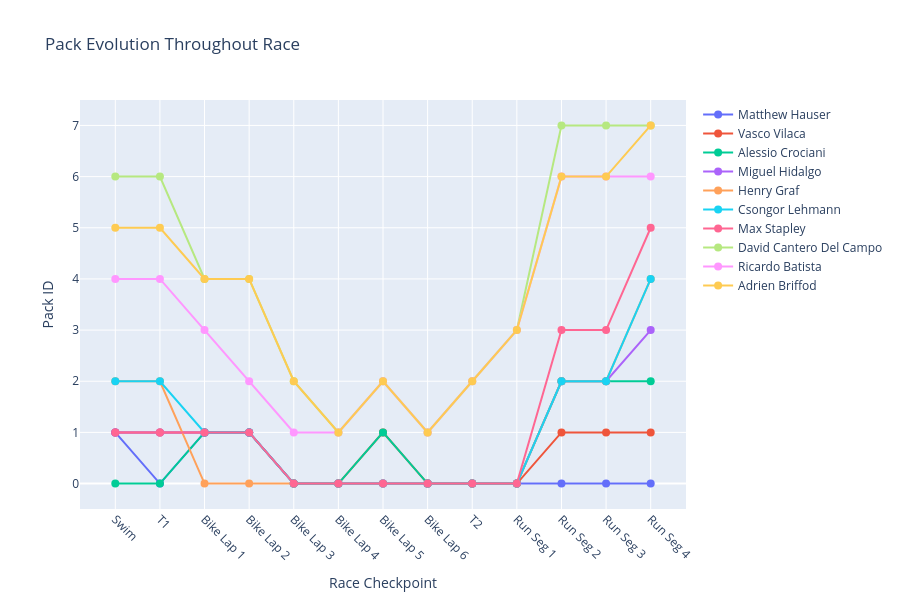
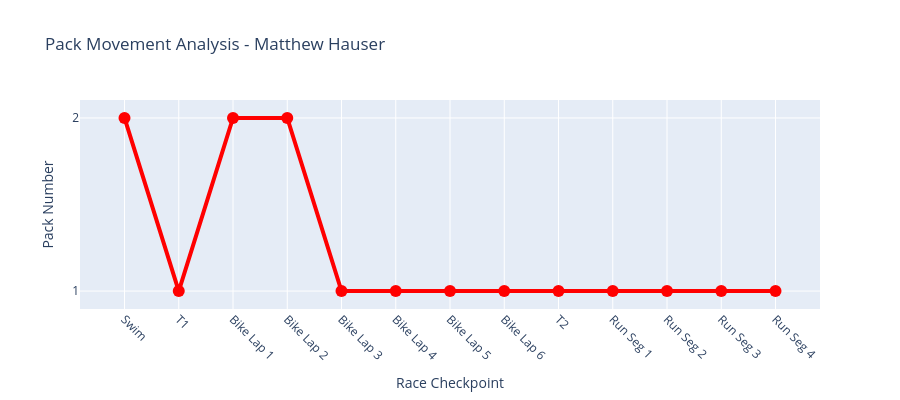

The code cell stored with these charts, in order, in its notebook:
### Code cell
# Create comprehensive pack evolution visualizations

print("Creating pack evolution visualizations...")

# 1. Pack Evolution Timeline (show top 10 athletes for clarity)
top_10_athletes = df.head(10)['Name'].tolist()
fig1 = plot_pack_evolution_timeline(pack_evolution_df, checkpoints_list, selected_athletes=top_10_athletes)
fig1.show()

# 2. Pack Size Evolution
#fig2 = plot_pack_sizes_evolution(checkpoint_stats, checkpoints_list)
#fig2.show()

# 3. Individual athlete tracking (example with race winner)
race_winner = df.iloc[0]['Name']
fig3 = plot_athlete_pack_movement(pack_evolution_df, checkpoints_list, race_winner)
if fig3:
    fig3.show()
    
# 4. Time gaps evolution
#fig4 = plot_time_gaps_evolution(df_elapsed, checkpoints_list[:5], gap_threshold=2)  # Show first 5 checkpoints
#fig4.show()

create_interactive_time_gaps_viz(df_elapsed, checkpoints_list, pack_evolution_df, gap_threshold=2)
create_interactive_pack_composition_viz(pack_evolution_df, df_elapsed, checkpoint_stats, checkpoints_list)

### Figure 1 — Plotly figure (JSON) as saved in the notebook; plotly's stock layout.template omitted (floating-point values rounded to 4 significant figures)
{"data": [{"hovertemplate": "<b>Matthew Hauser</b><br>Checkpoint: %{x}<br>Pack: %{y}<extra></extra>", "line": {"color": "#636EFA", "width": 2}, "marker": {"size": 8}, "mode": "lines+markers", "name": "Matthew Hauser", "type": "scatter", "x": ["Swim", "T1", "Bike Lap 1", "Bike Lap 2", "Bike Lap 3", "Bike Lap 4", "Bike Lap 5", "Bike Lap 6", "T2", "Run Seg 1", "Run Seg 2", "Run Seg 3", "Run Seg 4"], "y": [1, 0, 1, 1, 0, 0, 0, 0, 0, 0, 0, 0, 0]}, {"hovertemplate": "<b>Vasco Vilaca</b><br>Checkpoint: %{x}<br>Pack: %{y}<extra></extra>", "line": {"color": "#EF553B", "width": 2}, "marker": {"size": 8}, "mode": "lines+markers", "name": "Vasco Vilaca", "type": "scatter", "x": ["Swim", "T1", "Bike Lap 1", "Bike Lap 2", "Bike Lap 3", "Bike Lap 4", "Bike Lap 5", "Bike Lap 6", "T2", "Run Seg 1", "Run Seg 2", "Run Seg 3", "Run Seg 4"], "y": [1, 1, 1, 1, 0, 0, 1, 0, 0, 0, 1, 1, 1]}, {"hovertemplate": "<b>Alessio Crociani</b><br>Checkpoint: %{x}<br>Pack: %{y}<extra></extra>", "line": {"color": "#00CC96", "width": 2}, "marker": {"size": 8}, "mode": "lines+markers", "name": "Alessio Crociani", "type": "scatter", "x": ["Swim", "T1", "Bike Lap 1", "Bike Lap 2", "Bike Lap 3", "Bike Lap 4", "Bike Lap 5", "Bike Lap 6", "T2", "Run Seg 1", "Run Seg 2", "Run Seg 3", "Run Seg 4"], "y": [0, 0, 1, 1, 0, 0, 1, 0, 0, 0, 2, 2, 2]}, {"hovertemplate": "<b>Miguel Hidalgo</b><br>Checkpoint: %{x}<br>Pack: %{y}<extra></extra>", "line": {"color": "#AB63FA", "width": 2}, "marker": {"size": 8}, "mode": "lines+markers", "name": "Miguel Hidalgo", "type": "scatter", "x": ["Swim", "T1", "Bike Lap 1", "Bike Lap 2", "Bike Lap 3", "Bike Lap 4", "Bike Lap 5", "Bike Lap 6", "T2", "Run Seg 1", "Run Seg 2", "Run Seg 3", "Run Seg 4"], "y": [1, 1, 1, 1, 0, 0, 0, 0, 0, 0, 2, 2, 3]}, {"hovertemplate": "<b>Henry Graf</b><br>Checkpoint: %{x}<br>Pack: %{y}<extra></extra>", "line": {"color": "#FFA15A", "width": 2}, "marker": {"size": 8}, "mode": "lines+markers", "name": "Henry Graf", "type": "scatter", "x": ["Swim", "T1", "Bike Lap 1", "Bike Lap 2", "Bike Lap 3", "Bike Lap 4", "Bike Lap 5", "Bike Lap 6", "T2", "Run Seg 1", "Run Seg 2", "Run Seg 3", "Run Seg 4"], "y": [2, 2, 0, 0, 0, 0, 0, 0, 0, 0, 2, 2, 4]}, {"hovertemplate": "<b>Csongor Lehmann</b><br>Checkpoint: %{x}<br>Pack: %{y}<extra></extra>", "line": {"color": "#19D3F3", "width": 2}, "marker": {"size": 8}, "mode": "lines+markers", "name": "Csongor Lehmann", "type": "scatter", "x": ["Swim", "T1", "Bike Lap 1", "Bike Lap 2", "Bike Lap 3", "Bike Lap 4", "Bike Lap 5", "Bike Lap 6", "T2", "Run Seg 1", "Run Seg 2", "Run Seg 3", "Run Seg 4"], "y": [2, 2, 1, 1, 0, 0, 0, 0, 0, 0, 2, 2, 4]}, {"hovertemplate": "<b>Max Stapley</b><br>Checkpoint: %{x}<br>Pack: %{y}<extra></extra>", "line": {"color": "#FF6692", "width": 2}, "marker": {"size": 8}, "mode": "lines+markers", "name": "Max Stapley", "type": "scatter", "x": ["Swim", "T1", "Bike Lap 1", "Bike Lap 2", "Bike Lap 3", "Bike Lap 4", "Bike Lap 5", "Bike Lap 6", "T2", "Run Seg 1", "Run Seg 2", "Run Seg 3", "Run Seg 4"], "y": [1, 1, 1, 1, 0, 0, 0, 0, 0, 0, 3, 3, 5]}, {"hovertemplate": "<b>David Cantero Del Campo</b><br>Checkpoint: %{x}<br>Pack: %{y}<extra></extra>", "line": {"color": "#B6E880", "width": 2}, "marker": {"size": 8}, "mode": "lines+markers", "name": "David Cantero Del Campo", "type": "scatter", "x": ["Swim", "T1", "Bike Lap 1", "Bike Lap 2", "Bike Lap 3", "Bike Lap 4", "Bike Lap 5", "Bike Lap 6", "T2", "Run Seg 1", "Run Seg 2", "Run Seg 3", "Run Seg 4"], "y": [6, 6, 4, 4, 2, 1, 2, 1, 2, 3, 7, 7, 7]}, {"hovertemplate": "<b>Ricardo Batista</b><br>Checkpoint: %{x}<br>Pack: %{y}<extra></extra>", "line": {"color": "#FF97FF", "width": 2}, "marker": {"size": 8}, "mode": "lines+markers", "name": "Ricardo Batista", "type": "scatter", "x": ["Swim", "T1", "Bike Lap 1", "Bike Lap 2", "Bike Lap 3", "Bike Lap 4", "Bike Lap 5", "Bike Lap 6", "T2", "Run Seg 1", "Run Seg 2", "Run Seg 3", "Run Seg 4"], "y": [4, 4, 3, 2, 1, 1, 2, 1, 2, 3, 6, 6, 6]}, {"hovertemplate": "<b>Adrien Briffod</b><br>Checkpoint: %{x}<br>Pack: %{y}<extra></extra>", "line": {"color": "#FECB52", "width": 2}, "marker": {"size": 8}, "mode": "lines+markers", "name": "Adrien Briffod", "type": "scatter", "x": ["Swim", "T1", "Bike Lap 1", "Bike Lap 2", "Bike Lap 3", "Bike Lap 4", "Bike Lap 5", "Bike Lap 6", "T2", "Run Seg 1", "Run Seg 2", "Run Seg 3", "Run Seg 4"], "y": [5, 5, 4, 4, 2, 1, 2, 1, 2, 3, 6, 6, 7]}], "layout": {"height": 600, "showlegend": true, "title": {"text": "Pack Evolution Throughout Race"}, "xaxis": {"tickangle": 45, "title": {"text": "Race Checkpoint"}}, "yaxis": {"title": {"text": "Pack ID"}}}}

### Figure 2 — Plotly figure (JSON) as saved in the notebook; plotly's stock layout.template omitted (floating-point values rounded to 4 significant figures)
{"data": [{"hovertemplate": "<b>Matthew Hauser</b><br>Checkpoint: %{x}<br>Pack: %{y}<extra></extra>", "line": {"color": "red", "width": 4}, "marker": {"color": "red", "size": 12}, "mode": "lines+markers", "name": "Matthew Hauser", "type": "scatter", "x": ["Swim", "T1", "Bike Lap 1", "Bike Lap 2", "Bike Lap 3", "Bike Lap 4", "Bike Lap 5", "Bike Lap 6", "T2", "Run Seg 1", "Run Seg 2", "Run Seg 3", "Run Seg 4"], "y": [2, 1, 2, 2, 1, 1, 1, 1, 1, 1, 1, 1, 1]}], "layout": {"height": 400, "title": {"text": "Pack Movement Analysis - Matthew Hauser"}, "xaxis": {"tickangle": 45, "title": {"text": "Race Checkpoint"}}, "yaxis": {"dtick": 1, "tick0": 1, "tickmode": "linear", "title": {"text": "Pack Number"}}}}
